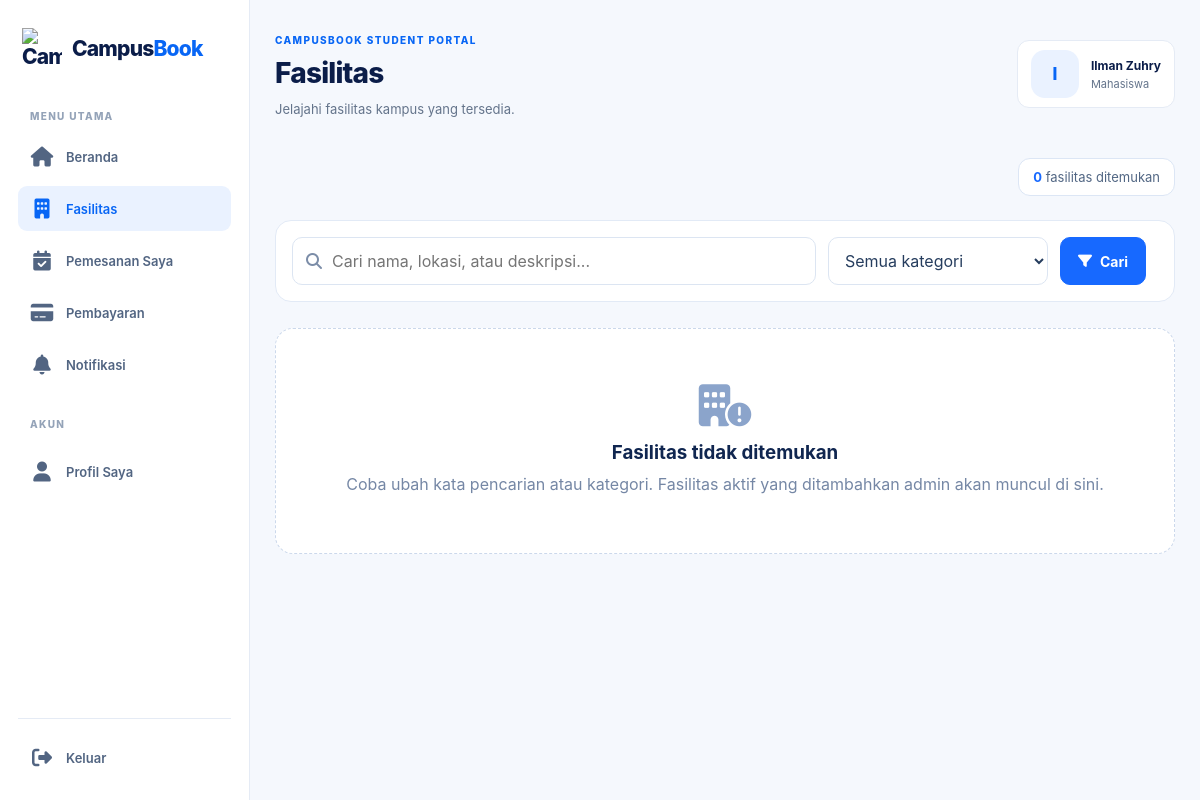
Page /user/fasilitas.php (signed in) on the earlier database version.
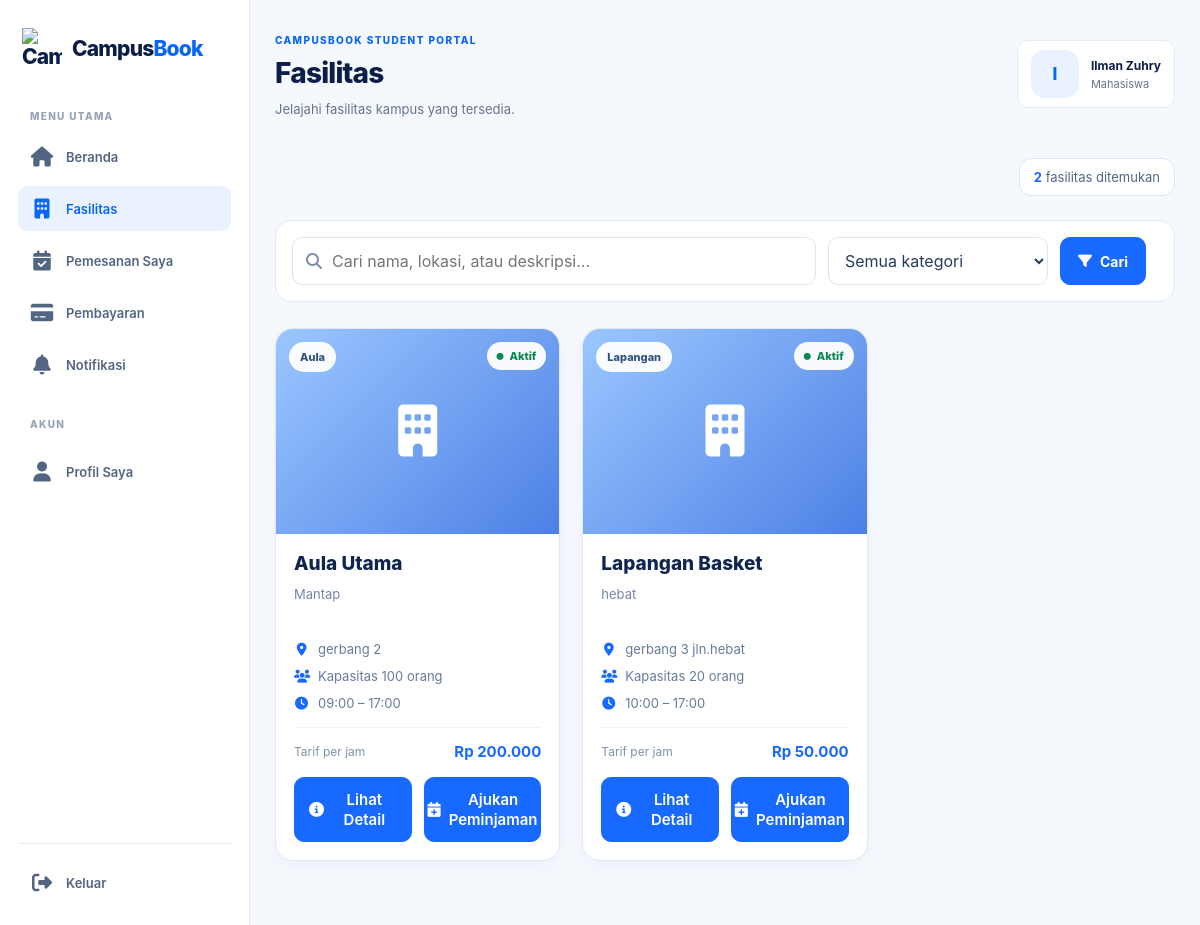
Same page on the later database version.
### tables this page shows
CREATE TABLE `facilities` (
  `id` int UNSIGNED NOT NULL,
  `name` varchar(100) NOT NULL,
  `category` varchar(50) NOT NULL DEFAULT 'Lainnya',
  `description` text,
  `image` varchar(255) DEFAULT NULL,
  `location` varchar(150) NOT NULL,
  `capacity` int UNSIGNED NOT NULL DEFAULT '1',
  `hourly_rate` decimal(12,2) NOT NULL DEFAULT '0.00',
  `opening_time` time NOT NULL,
  `closing_time` time NOT NULL,
  `status` enum('active','inactive') NOT NULL DEFAULT 'active',
  `created_at` timestamp NULL DEFAULT CURRENT_TIMESTAMP
);

### user/fasilitas.php (the view, shortened to what the changed rows need)
<?php
require_once __DIR__ . "/../config/database.php";
function escapeHtml($value): string
{
    return htmlspecialchars((string) $value, ENT_QUOTES, "UTF-8");
}
function formatRupiah($amount): string
{
    return "Rp " . number_format((float) $amount, 0, ",", ".");
}
$sql = "
    SELECT
        id, name, category, description, image,
        location, capacity, hourly_rate,
        opening_time, closing_time
    FROM facilities
    WHERE status = 'active'
";
$sql .= " ORDER BY name ASC";
$stmt = $conn->prepare($sql);
if (!$stmt->execute()) {
    error_log("Eksekusi katalog fasilitas gagal: " . $stmt->error);
    http_response_code(500);
    exit("Terjadi kesalahan saat memuat fasilitas.");
}
$result = $stmt->get_result();
$facilities = [];
while ($row = $result->fetch_assoc()) {
    $facilities[] = $row;
}
?>
<!DOCTYPE html>
<html lang="id">
<head>
    <link rel="stylesheet" href="../assets/css/admin.css">
    <link rel="stylesheet" href="../assets/css/user.css">
    <link rel="stylesheet"
          href="https://cdnjs.cloudflare.com/ajax/libs/font-awesome/6.5.2/css/all.min.css">
</head>
<body>
<div class="admin-layout">
    <main class="admin-main">
        <?php require_once __DIR__ . "/../includes/user_header.php"; ?>
        <section class="catalog-page">
            <div class="catalog-heading">
                <div class="catalog-count">
                    <strong><?= count($facilities) ?></strong>
                    fasilitas ditemukan
                </div>
            </div>
            <div class="catalog-grid">
                <?php if ($facilities): ?>
                    <?php foreach ($facilities as $facility): ?>
                        <?php
                        $imageName = basename((string) ($facility["image"] ?? ""));
                        $imagePath = __DIR__ . "/../assets/uploads/facilities/" . $imageName;
                        $imageUrl = "../assets/uploads/facilities/" . rawurlencode($imageName);
                        $hasImage = $imageName !== "" && is_file($imagePath);
                        $description = trim((string) ($facility["description"] ?? ""));
                        ?>
                        <article class="catalog-card">
                            <div class="catalog-photo">
                                <?php if ($hasImage): ?>
                                    <img
                                        src="<?= escapeHtml($imageUrl) ?>"
                                        alt="<?= escapeHtml($facility["name"]) ?>"
                                        loading="lazy"
                                    >
                                <?php else: ?>
                                    <div class="catalog-photo-placeholder">
                                        <i class="fas fa-building"></i>
                                    </div>
                                <?php endif; ?>
                                <span class="catalog-category">
                                    <?= escapeHtml($facility["category"] ?: "Lainnya") ?>
                                </span>
                                <span class="catalog-available">
                                    <i class="fas fa-circle"></i> Aktif
                                </span>
                            </div>
                            <div class="catalog-card-body">
                                <h3><?= escapeHtml($facility["name"]) ?></h3>
                                <p class="catalog-description">
                                    <?= escapeHtml($description) ?>
                                </p>
                                <div class="catalog-meta">
                                    <span>
                                        <i class="fas fa-location-dot"></i>
                                        <?= escapeHtml($facility["location"]) ?>
                                    </span>
                                    <span>
                                        <i class="fas fa-users"></i>
                                        Kapasitas <?= (int) $facility["capacity"] ?> orang
                                    </span>
                                    <span>
                                        <i class="fas fa-clock"></i>
                                        <?= escapeHtml(substr($facility["opening_time"], 0, 5)) ?>
                                        –
                                        <?= escapeHtml(substr($facility["closing_time"], 0, 5)) ?>
                                    </span>
                                </div>
                                <div class="catalog-price">
                                    <span>Tarif per jam</span>
                                    <strong><?= formatRupiah($facility["hourly_rate"]) ?></strong>
                                </div>
                                <div class="catalog-card-actions">
                                    <button
                                        type="button"
                                        class="catalog-button"
                                        data-facility-detail
                                        data-name="<?= escapeHtml($facility["name"]) ?>"
                                        data-category="<?= escapeHtml($facility["category"] ?: "Lainnya") ?>"
                                        data-location="<?= escapeHtml($facility["location"]) ?>"
                                        data-capacity="<?= (int) $facility["capacity"] ?>"
                                        data-rate="<?= formatRupiah($facility["hourly_rate"]) ?>"
                                        data-hours="<?= escapeHtml(substr($facility["opening_time"], 0, 5)) ?> – <?= escapeHtml(substr($facility["closing_time"], 0, 5)) ?>"
                                        data-description="<?= escapeHtml($description) ?>"
                                        data-image="<?= $hasImage ? escapeHtml($imageUrl) : "" ?>"
                                    >
                                        <i class="fas fa-circle-info"></i> Lihat Detail
                                    </button>
<button
    type="button"
    class="catalog-button"
    data-book-facility
    data-id="<?= (int) $facility['id'] ?>"
    data-name="<?= escapeHtml($facility['name']) ?>"
    data-opening="<?= escapeHtml(substr($facility['opening_time'], 0, 5)) ?>"
    data-closing="<?= escapeHtml(substr($facility['closing_time'], 0, 5)) ?>"
    data-rate="<?= (float) $facility['hourly_rate'] ?>"
>
    <i class="fas fa-calendar-plus"></i>
    Ajukan Peminjaman
</button>
                                </div>
                            </div>
                        </article>
                    <?php endforeach; ?>
                <?php else: ?>
                    <div class="catalog-empty">
                        <i class="fas fa-building-circle-exclamation"></i>
                        <h3>Fasilitas tidak ditemukan</h3>
                        <p>
                            Coba ubah kata pencarian atau kategori.
                            Fasilitas aktif yang ditambahkan admin akan muncul di sini.
                        </p>
                    </div>
                <?php endif; ?>
            </div>
        </section>
    </main>
</div>
</body>
</html>

Differences in the rows shown:
added facilities: category "Aula", name "Aula Utama", description "Mantap", location "gerbang 2", capacity "100", opening_time "09:00", closing_time "17:00", hourly_rate "Rp 200.000"
added facilities: category "Lapangan", name "Lapangan Basket", description "hebat", location "gerbang 3 jln.hebat", capacity "20", opening_time "10:00", closing_time "17:00", hourly_rate "Rp 50.000"
Other differences:
count($facilities): "0" → "2"
text no longer shown: "Fasilitas tidak ditemukan Coba ubah kata pencarian atau kategori. Fasilitas aktif yang ditambahkan admin akan muncul di sini."
